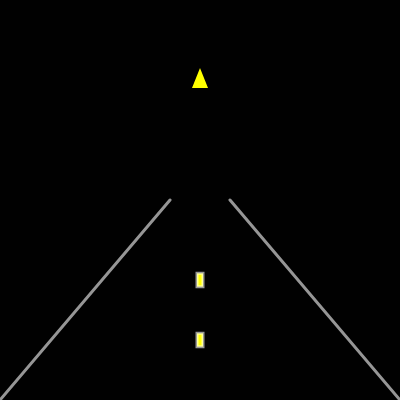
Frame 1 (no input)
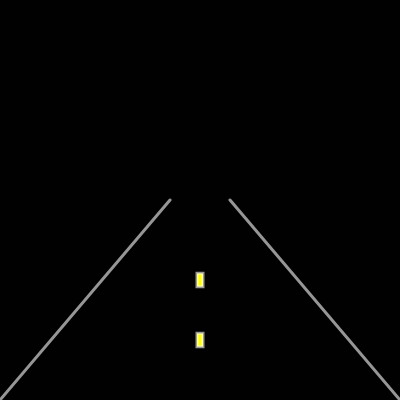
Frame 60 (no input)
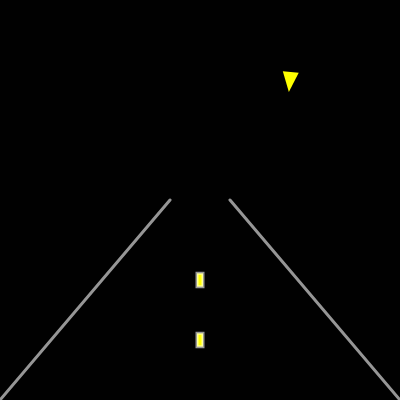
Frame 120 (the mouse pressed at the canvas centre since frame 60)

The p5.js sketch that drew these frames (run headless with seeded random() and noise() and a simulated clock; from frame 60 on, the mouse is pressed at the canvas centre):

// p5.js sketch
// ── sketch.js
let angle1 = 0;

let angle2 = Math.PI / 4; //start of the second triangle at a different rotation
let triangleSize = 8;
let roadAngle = 3.14159 / 10;

function setup() {
  createCanvas(400, 400);
  rectMode(CENTER);
  //postioning for triangles in the sky
  triangleX = width / 2;
  triangleY = height / 5;
}
function draw() {
  background(1);
  //centerpoint for the road
  let centerX = width / 2;
  let centerY = height / 2;

  //Main road using two lines
  stroke(255, 150); //subtle white stroke
  strokeWeight(3); //thin road lines
  let vanishingPointX = width / 2;
  let vanishingPointY = height / 2; //this is where thr road converges

  let roadLineOffset = 30;

  //left edge of the road
  line(centerX - roadLineOffset, centerY, 0, height); //Left line

  //right edge of the road
  line(centerX + roadLineOffset, centerY, width, height); //Right line

  //Smaller yellor rectangles
  fill(255, 255, 0);
  //first yellow rectangle
  rect(centerX, height * 0.7, width * 0.015, height / 30);
  rect(centerX, height * 0.85, width * 0.015, height / 30);

  noStroke();
  fill(255, 255, 0);
  let lineSpacing = 25; //space between the center lines
  for (let i = 0; i < height; i += lineSpacing) {
    let x = map(
      i,
      0,
      height,
      centerX - roadLineOffset,
      centerX + roadLineOffset
    );
    line(x, i - 50, x, i + 50);
  }
  //spinning triangles(shootingstar)
  push();
  translate(triangleX, triangleY); //Positioning the first triangle
  rotate(angle1); //apply rotation to make it spin
  fill(255, 255, 0);
  noStroke();
  triangle(
    -triangleSize,
    triangleSize,
    0,
    -triangleSize * 1.5,
    triangleSize,
    triangleSize
  );
  pop();

  triangleX += 5; //increase the horiontal speed

  //reset for the star
  if (triangleX > width + 50) {
    triangleX = -50; //reset to the left side
  }

  //controls for the rotation of the star

  angle1 += 0.08; //faster spinning for the first triangle
  angle2 += 0.1; //faster spinning for the second triangle

  //mouse-click function for the star
  let d = dist(mouseX, mouseY, triangleX, triangleY);
  if (d < triangleSize * 2);
}


// ── Dots-sketch-p3.js
//Storage for previous mouse positions
let prevX, prevY;
let currentX, currentY;
//had mousex and y marked at 0 values, it was causing a lot of problems
function setup() {
  createCanvas(400, 400);
  prevX = mouseX;
  prevY = mouseY;
}

function draw() {
 // background(129, 133, 137);

 filter(BLUR, 1); //BLUR IS OPTIONAL!!!! //was way too high from 230 
  //filter(OPAQUE);
}

function mousePressed() {
  currentX = mouseX + random(-100, 100);
  currentY = mouseY + random(-100, 100);

  //Menu stars
  fill(random(255), random(255), random(255)); //random color
  noStroke();
  ellipse(currentX, currentY, random(50, 150));

  //lines joining stars

  stroke(random(255), random(255), random(255));
  line(prevX, prevY, currentX, currentY);

  prevX = currentX;
  prevY = currentY;
}

//if mouseX >=100,-100,mouseY<=100,-100
//line(mouseX+ellipse,mouseY+ellipse,100,-100)



// ── Rock-spotlight p4.js
let shapes = [];

function setup() {
  createCanvas(800, 600);

  for (let i = 0; i < 10; i++) {
    let shape = {
      x: random(width),
      y: random(height),
      size: random(20, 50),
      color: color(random(255), random(255), random(255)),
      type: random(["circle", "square"]),
    };
    shapes.push(shape);

    print(shapes);
  }
}

function draw() {
  background(0);

  for (let i = 0; i < shapes.length; i++) {
    let shape = shapes[i];
    let d = dist(mouseX, mouseY, shape.x, shape.y);

    if (d < 100) {
      //color change
      shape.color = color(random(255), random(255), random(255)); //
      shape.x = random(width); // Move
      //shape to position change
      shape.y = random(height);
    }

    // Draw the shape
    fill(shape.color);
    noStroke();
    if (shape.type === "circle") {
      ellipse(shape.x, shape.y, shape.size);
    } else if (shape.type === "square") {
      rect(
        shape.x - shape.size / 2,
        shape.y - shape.size / 2,
        shape.size,
        shape.size
      );
    }
  }

  // Spotlight
  fill(255, 150);
  noStroke();
  ellipse(mouseX, mouseY, 400, 400);
}




  


// ── sketch-landing.js
let y = -50

let y1 = -200 

function setup() {
  createCanvas(400, 400);
  rectMode(CENTER)
}

function draw() {
  background(220);
  //Main Road
  strokeWeight(5)
  stroke(255,255,255)
  fill(0,0,0);
  rect(width/2,height/2, width * 0.8,height);
  //Center Lines
  noStroke();
  noFill()
  fill(255,255,0)
  rect(width / 2 , y , width * 0.025, height / 7);
  
  fill (255,255,0)
  //removed the +150 since that was making it come closer aftr each respawn
  rect(width / 2 , y1 , width * 0.025,height / 7);


  
  y = y + 4 
  y1 = y1 + 4 
  if (y > height + 50) { y = -50}
  
   if (y1 > height - 100) { y1 = -200}
}
function mousePressed(){
  y = -50;
  y1 = -200
}
